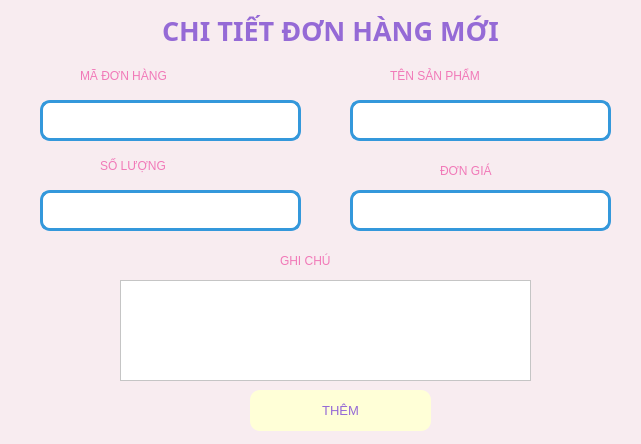
<?xml version="1.0" encoding="UTF-8"?>
<ui version="4.0">
 <class>Form</class>
 <widget class="QWidget" name="Form">
  <property name="geometry">
   <rect>
    <x>0</x>
    <y>0</y>
    <width>641</width>
    <height>444</height>
   </rect>
  </property>
  <property name="windowTitle">
   <string>Form</string>
  </property>
  <property name="styleSheet">
   <string notr="true">background-color:rgb(248, 236, 240);</string>
  </property>
  <widget class="QLabel" name="label_6">
   <property name="geometry">
    <rect>
     <x>440</x>
     <y>160</y>
     <width>101</width>
     <height>21</height>
    </rect>
   </property>
   <property name="styleSheet">
    <string notr="true">font: 10pt &quot;UTM Bell&quot;;
color: rgb(241, 121, 184);
</string>
   </property>
   <property name="text">
    <string>ĐƠN GIÁ</string>
   </property>
  </widget>
  <widget class="QTextEdit" name="txt_soluong">
   <property name="geometry">
    <rect>
     <x>40</x>
     <y>190</y>
     <width>261</width>
     <height>41</height>
    </rect>
   </property>
   <property name="styleSheet">
    <string notr="true">border-radius: 10px;
        border: 3px solid #3498db;  /* Viền xanh dương */
        background-color: #ffffff</string>
   </property>
  </widget>
  <widget class="QLabel" name="label">
   <property name="geometry">
    <rect>
     <x>390</x>
     <y>60</y>
     <width>191</width>
     <height>31</height>
    </rect>
   </property>
   <property name="styleSheet">
    <string notr="true">font: 10pt &quot;UTM Bell&quot;;
color: rgb(241, 121, 184);
</string>
   </property>
   <property name="text">
    <string>TÊN SẢN PHẨM</string>
   </property>
  </widget>
  <widget class="QComboBox" name="cbo_tenSP">
   <property name="geometry">
    <rect>
     <x>350</x>
     <y>100</y>
     <width>261</width>
     <height>41</height>
    </rect>
   </property>
   <property name="font">
    <font>
     <weight>75</weight>
     <bold>true</bold>
    </font>
   </property>
   <property name="styleSheet">
    <string notr="true">QComboBox {
          background-color: white;
          border: 3px solid #3498db;  /* Viền xanh dương */
          border-radius: 10px;
          padding: 5px;
      }
      QComboBox::drop-down {
          border: none;
          background: transparent;
      }
      QComboBox::down-arrow {
          image: url(down-arrow.png); /* Thay bằng icon của bạn */
          width: 14px;
          height: 14px;
      }</string>
   </property>
  </widget>
  <widget class="QPushButton" name="btn_them">
   <property name="geometry">
    <rect>
     <x>250</x>
     <y>390</y>
     <width>181</width>
     <height>41</height>
    </rect>
   </property>
   <property name="font">
    <font>
     <pointsize>10</pointsize>
    </font>
   </property>
   <property name="styleSheet">
    <string>background-color: rgb(255, 255, 215); color: rgb(149, 106, 214); border-radius: 10px;</string>
   </property>
   <property name="text">
    <string>THÊM</string>
   </property>
  </widget>
  <widget class="QLabel" name="labelTitle">
   <property name="geometry">
    <rect>
     <x>100</x>
     <y>10</y>
     <width>461</width>
     <height>41</height>
    </rect>
   </property>
   <property name="font">
    <font>
     <family>Arial Black</family>
     <pointsize>20</pointsize>
     <weight>75</weight>
     <bold>true</bold>
    </font>
   </property>
   <property name="styleSheet">
    <string>color: rgb(149, 106, 214);</string>
   </property>
   <property name="text">
    <string>CHI TIẾT ĐƠN HÀNG MỚI</string>
   </property>
   <property name="alignment">
    <set>Qt::AlignCenter</set>
   </property>
  </widget>
  <widget class="QLabel" name="label_2">
   <property name="geometry">
    <rect>
     <x>100</x>
     <y>150</y>
     <width>121</width>
     <height>31</height>
    </rect>
   </property>
   <property name="styleSheet">
    <string notr="true">font: 10pt &quot;UTM Bell&quot;;
color: rgb(241, 121, 184);
</string>
   </property>
   <property name="text">
    <string>SỐ LƯỢNG</string>
   </property>
  </widget>
  <widget class="QLabel" name="label_5">
   <property name="geometry">
    <rect>
     <x>80</x>
     <y>60</y>
     <width>211</width>
     <height>31</height>
    </rect>
   </property>
   <property name="styleSheet">
    <string notr="true">font: 10pt &quot;UTM Bell&quot;;
color: rgb(241, 121, 184);
</string>
   </property>
   <property name="text">
    <string>MÃ ĐƠN HÀNG</string>
   </property>
  </widget>
  <widget class="QTextEdit" name="txt_maDH">
   <property name="geometry">
    <rect>
     <x>40</x>
     <y>100</y>
     <width>261</width>
     <height>41</height>
    </rect>
   </property>
   <property name="styleSheet">
    <string notr="true">border-radius: 10px;
        border: 3px solid #3498db;  /* Viền xanh dương */
        background-color: #ffffff</string>
   </property>
  </widget>
  <widget class="QTextEdit" name="txt_dongia">
   <property name="geometry">
    <rect>
     <x>350</x>
     <y>190</y>
     <width>261</width>
     <height>41</height>
    </rect>
   </property>
   <property name="styleSheet">
    <string notr="true">border-radius: 10px;
        border: 3px solid #3498db;  /* Viền xanh dương */
        background-color: #ffffff</string>
   </property>
  </widget>
  <widget class="QLabel" name="label_7">
   <property name="geometry">
    <rect>
     <x>280</x>
     <y>250</y>
     <width>101</width>
     <height>21</height>
    </rect>
   </property>
   <property name="styleSheet">
    <string notr="true">font: 10pt &quot;UTM Bell&quot;;
color: rgb(241, 121, 184);
</string>
   </property>
   <property name="text">
    <string>GHI CHÚ</string>
   </property>
  </widget>
  <widget class="QPlainTextEdit" name="txt_note">
   <property name="geometry">
    <rect>
     <x>120</x>
     <y>280</y>
     <width>411</width>
     <height>101</height>
    </rect>
   </property>
   <property name="styleSheet">
    <string notr="true">background-color: rgb(255, 255, 255);</string>
   </property>
  </widget>
 </widget>
 <resources/>
 <connections/>
</ui>
